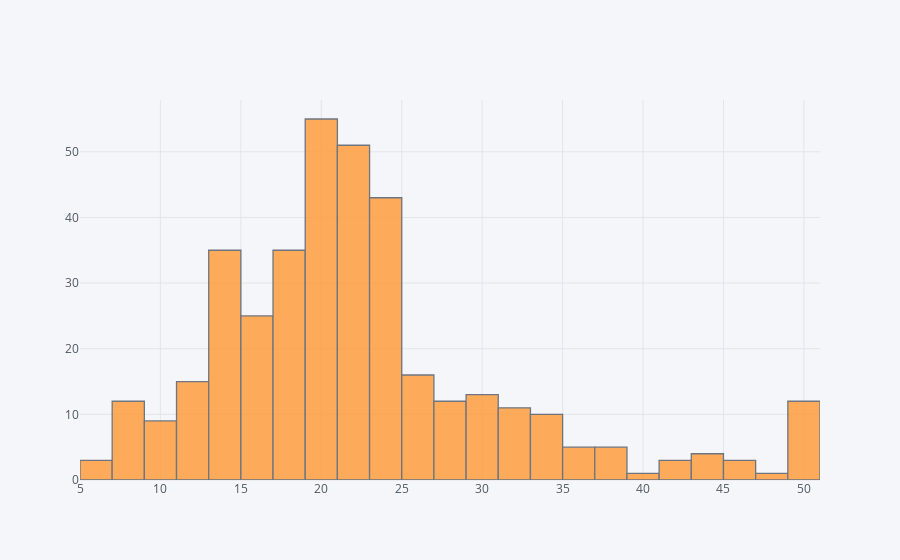

Source (notebook cell):
### Markdown cell above
RM 변수는 3.5 ~ 8.7 사이에 있다는 것을 알 수 있다.

### Code cell
train_data.MEDV.iplot(kind='hist')

### Figure 1 — Plotly figure (JSON) as saved in the notebook; plotly's stock layout.template omitted (floating-point values rounded to 4 significant figures; data arrays with more than 128 entries replaced by an {"elided": "..."} marker saying what was removed)
{"data": [{"histfunc": "count", "histnorm": "", "marker": {"color": "rgba(255, 153, 51, 1.0)", "line": {"color": "#4D5663", "width": 1.3}}, "name": "MEDV", "opacity": 0.8, "orientation": "v", "type": "histogram", "uid": "2abc33b7-d39c-49fe-b5e0-5dee4696b4a1", "x": {"elided": "379 float values"}}], "layout": {"barmode": "overlay", "legend": {"bgcolor": "#F5F6F9", "font": {"color": "#4D5663"}}, "paper_bgcolor": "#F5F6F9", "plot_bgcolor": "#F5F6F9", "title": {"font": {"color": "#4D5663"}}, "xaxis": {"gridcolor": "#E1E5ED", "showgrid": true, "tickfont": {"color": "#4D5663"}, "title": {"font": {"color": "#4D5663"}, "text": ""}, "zerolinecolor": "#E1E5ED"}, "yaxis": {"gridcolor": "#E1E5ED", "showgrid": true, "tickfont": {"color": "#4D5663"}, "title": {"font": {"color": "#4D5663"}, "text": ""}, "zerolinecolor": "#E1E5ED"}}}
